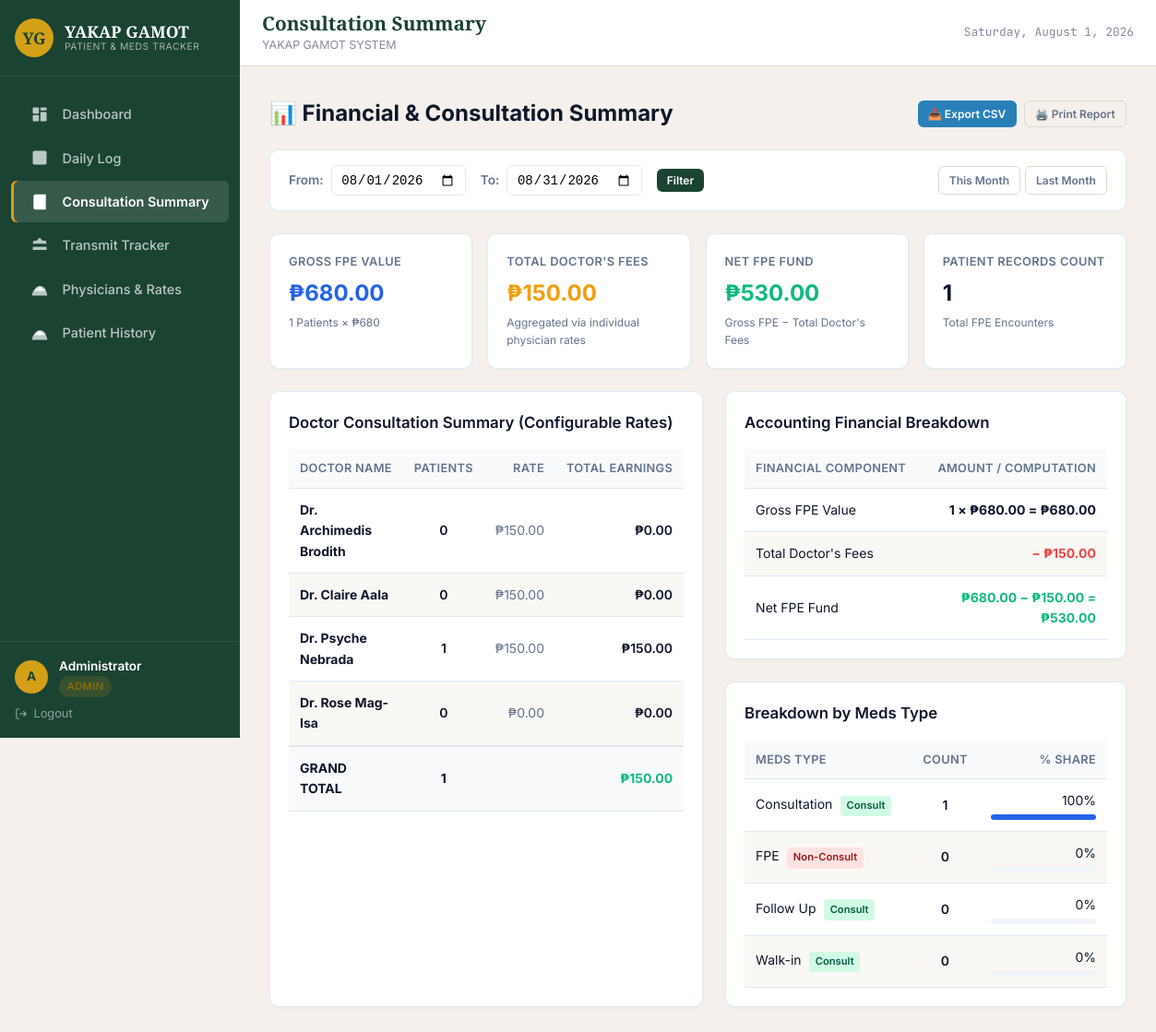
The page /consultation.php (signed in) on the database its author committed.
### tables this page shows
CREATE TABLE IF NOT EXISTS `physicians` (
    `physician_id` INT AUTO_INCREMENT PRIMARY KEY,
    `physician_name` VARCHAR(255) NOT NULL,
    `consultation_rate` DECIMAL(10,2) NOT NULL DEFAULT 0.00,
    `is_active` TINYINT(1) NOT NULL DEFAULT 1,
    `created_at` TIMESTAMP DEFAULT CURRENT_TIMESTAMP
);

### config.php (called while the page is built, shortened)
<?php
function h($str) {
    return htmlspecialchars($str, ENT_QUOTES, 'UTF-8');
}

### consultation.php (the view, shortened to what this page needs)
<?php
require_once 'config.php';
$fpe_gross_rate = 680.00;
$start_date = $_GET['start_date'] ?? date('Y-m-01');
$end_date   = $_GET['end_date']   ?? date('Y-m-t');
$stmt = $conn->prepare("
    SELECT
        p.physician_id,
        p.physician_name,
        p.consultation_rate,
        p.is_active,
        COUNT(dr.record_id) AS patient_count
    FROM physicians p
    LEFT JOIN daily_records dr ON p.physician_id = dr.physician_id AND dr.record_date BETWEEN ? AND ?
    GROUP BY p.physician_id
    ORDER BY p.is_active DESC, p.physician_name
");
$stmt->bind_param("ss", $start_date, $end_date);
$stmt->execute();
$physicians_result = $stmt->get_result()->fetch_all(MYSQLI_ASSOC);
$overall_stmt = $conn->prepare("SELECT COUNT(*) AS overall_count FROM daily_records WHERE record_date BETWEEN ? AND ?");
$overall_stmt->bind_param("ss", $start_date, $end_date);
$overall_stmt->execute();
$overall_count = (int)$overall_stmt->get_result()->fetch_assoc()['overall_count'];
$total_doctors_fees = 0.00;
foreach ($physicians_result as $doc) {
    $p_count = (int)$doc['patient_count'];
    $p_rate  = (float)$doc['consultation_rate'];
    $total_doctors_fees += ($p_count * $p_rate);
}
$gross_fpe_value = $overall_count * $fpe_gross_rate;
$net_fpe_fund = $gross_fpe_value - $total_doctors_fees;
$meds_breakdown = $conn->prepare("
    SELECT
        mt.meds_type_name,
        mt.is_consultation,
        COUNT(dr.record_id) AS cnt
    FROM meds_types mt
    LEFT JOIN daily_records dr ON mt.meds_type_id = dr.meds_type_id AND dr.record_date BETWEEN ? AND ?
    GROUP BY mt.meds_type_id
    ORDER BY cnt DESC
");
$meds_breakdown->bind_param("ss", $start_date, $end_date);
$meds_breakdown->execute();
$meds_result = $meds_breakdown->get_result()->fetch_all(MYSQLI_ASSOC);
include 'includes/header.php';
?>
<div class="dashboard-container">
    <header class="header-bar">
        <h2>📊 Financial &amp; Consultation Summary</h2>
        <div class="header-actions">
            <a href="?start_date=<?= h($start_date) ?>&end_date=<?= h($end_date) ?>&export=csv" class="btn btn-blue btn-sm">📥 Export CSV</a>
            <button onclick="window.print()" class="btn btn-sm btn-outline">🖨️ Print Report</button>
        </div>
    </header>
    <section class="filter-card">
        <form class="filter-form-grid" method="get" action="consultation.php">
            <div class="filter-group">
                <label for="start_date">From:</label>
                <input type="date" id="start_date" name="start_date" value="<?= h($start_date) ?>">
            </div>
            <div class="filter-group">
                <label for="end_date">To:</label>
                <input type="date" id="end_date" name="end_date" value="<?= h($end_date) ?>">
            </div>
            <button type="submit" class="btn btn-primary btn-sm">Filter</button>
            <div style="margin-left: auto;">
                <a href="consultation.php?start_date=<?= date('Y-m-01') ?>&end_date=<?= date('Y-m-t') ?>" class="btn btn-sm btn-outline">This Month</a>
                <a href="consultation.php?start_date=<?= date('Y-m-01', strtotime('-1 month')) ?>&end_date=<?= date('Y-m-t', strtotime('-1 month')) ?>" class="btn btn-sm btn-outline">Last Month</a>
            </div>
        </form>
    </section>
    <section class="kpi-grid">
        <div class="kpi-card">
            <div class="kpi-title">Gross FPE Value</div>
            <div class="kpi-value" style="color: var(--primary);">₱<?= number_format($gross_fpe_value, 2) ?></div>
            <div class="kpi-subtext"><?= number_format($overall_count) ?> Patients × ₱<?= number_format($fpe_gross_rate, 0) ?></div>
        </div>
        <div class="kpi-card">
            <div class="kpi-title">Total Doctor's Fees</div>
            <div class="kpi-value" style="color: var(--warning);">₱<?= number_format($total_doctors_fees, 2) ?></div>
            <div class="kpi-subtext">Aggregated via individual physician rates</div>
        </div>
        <div class="kpi-card">
            <div class="kpi-title">Net FPE Fund</div>
            <div class="kpi-value" style="color: var(--success);">₱<?= number_format($net_fpe_fund, 2) ?></div>
            <div class="kpi-subtext">Gross FPE − Total Doctor's Fees</div>
        </div>
        <div class="kpi-card">
            <div class="kpi-title">Patient Records Count</div>
            <div class="kpi-value"><?= number_format($overall_count) ?></div>
            <div class="kpi-subtext">Total FPE Encounters</div>
        </div>
    </section>
    <div class="content-grid">
        <section class="card-panel">
            <h3>Doctor Consultation Summary (Configurable Rates)</h3>
            <div style="overflow-x: auto;">
                <table class="modern-table">
                    <thead>
                        <tr>
                            <th>Doctor Name</th>
                            <th style="text-align: center;">Patients</th>
                            <th style="text-align: right;">Rate</th>
                            <th style="text-align: right;">Total Earnings</th>
                        </tr>
                    </thead>
                    <tbody>
                        <?php
                        $grand_consult_patients = 0;
                        $grand_total_earnings = 0.00;
                        if (empty($physicians_result)):
                        ?>
                            <tr><td colspan="4" style="text-align:center; color: var(--text-secondary);">No records found.</td></tr>
                        <?php else: foreach ($physicians_result as $row):
                            $doc_patients = (int)$row['patient_count'];
                            $doc_rate = (float)$row['consultation_rate'];
                            $doc_earnings = $doc_patients * $doc_rate;
                            $grand_consult_patients += $doc_patients;
                            $grand_total_earnings += $doc_earnings;
                        ?>
                            <tr>
                                <td>
                                    <strong><?= h($row['physician_name']) ?></strong>
                                </td>
                                <td style="text-align: center; font-weight: 600;"><?= $doc_patients ?></td>
                                <td style="text-align: right; color: var(--text-secondary);">₱<?= number_format($doc_rate, 2) ?></td>
                                <td style="text-align: right; font-weight: 600;">₱<?= number_format($doc_earnings, 2) ?></td>
                            </tr>
                        <?php endforeach; endif; ?>
                    </tbody>
                    <tfoot>
                        <tr>
                            <td>GRAND TOTAL</td>
                            <td style="text-align: center;"><?= number_format($grand_consult_patients) ?></td>
                            <td></td>
                            <td style="text-align: right; color: var(--success);">₱<?= number_format($grand_total_earnings, 2) ?></td>
                        </tr>
                    </tfoot>
                </table>
            </div>
        </section>
        <div>
            <section class="card-panel">
                <h3>Accounting Financial Breakdown</h3>
                <table class="modern-table">
                    <thead>
                        <tr>
                            <th>Financial Component</th>
                            <th style="text-align: right;">Amount / Computation</th>
                        </tr>
                    </thead>
                    <tbody>
                        <tr>
                            <td>Gross FPE Value</td>
                            <td style="text-align: right;"><strong><?= number_format($overall_count) ?> × ₱<?= number_format($fpe_gross_rate, 2) ?> = ₱<?= number_format($gross_fpe_value, 2) ?></strong></td>
                        </tr>
                        <tr>
                            <td>Total Doctor's Fees</td>
                            <td style="text-align: right; color: var(--danger);"><strong>− ₱<?= number_format($total_doctors_fees, 2) ?></strong></td>
                        </tr>
                        <tr>
                            <td>Net FPE Fund</td>
                            <td style="text-align: right;"><strong style="color: var(--success);">₱<?= number_format($gross_fpe_value, 2) ?> − ₱<?= number_format($total_doctors_fees, 2) ?> = ₱<?= number_format($net_fpe_fund, 2) ?></strong></td>
                        </tr>
                    </tbody>
                </table>
            </section>
            <section class="card-panel">
                <h3>Breakdown by Meds Type</h3>
                <table class="modern-table">
                    <thead>
                        <tr>
                            <th>Meds Type</th>
                            <th style="text-align: center;">Count</th>
                            <th style="text-align: right; width: 35%;">% Share</th>
                        </tr>
                    </thead>
                    <tbody>
                        <?php foreach ($meds_result as $mb):
                            $pct = $overall_count > 0 ? round(((int)$mb['cnt'] / $overall_count) * 100, 1) : 0;
                        ?>
                        <tr>
                            <td>
                                <?= h($mb['meds_type_name']) ?>
                                <span class="badge-tag <?= $mb['is_consultation'] ? 'badge-success' : 'badge-danger' ?>">
                                    <?= $mb['is_consultation'] ? 'Consult' : 'Non-Consult' ?>
                                </span>
                            </td>
                            <td style="text-align: center; font-weight: 600;"><?= (int)$mb['cnt'] ?></td>
                            <td style="text-align: right;">
                                <div><?= $pct ?>%</div>
                                <div class="progress-track">
                                    <div class="progress-bar" style="width: <?= $pct ?>%;"></div>
                                </div>
                            </td>
                        </tr>
                        <?php endforeach; ?>
                    </tbody>
                </table>
            </section>
        </div>
    </div>
</div>
<?php include 'includes/footer.php'; ?>

### css/style.css (style rules this page uses)
:root { --brand-primary: #1B4332; --brand-primary-light: #2D6A4F; --brand-accent: #D4A017; --brand-accent-light: #E8C547; --bg-app: #F5F0EB; --bg-card: #FFFFFF; --text-primary: #1A1A2E; --text-secondary: #5A5A7A; --text-muted: #8A8AA0; --success: #2D6A4F; --warning: #D4A017; --danger: #C1292E; --border: #E0D8D0; --sidebar-width: 260px; --sidebar-collapsed: 72px; --font-heading: 'Playfair Display', Georgia, 'Times New Roman', serif; --font-body: 'Inter', -apple-system, BlinkMacSystemFont, 'Segoe UI', sans-serif; --font-mono: 'JetBrains Mono', 'Fira Code', 'Cascadia Code', monospace; --radius-sm: 6px; --radius-md: 10px; --radius-lg: 14px; --shadow-sm: 0 1px 3px rgba(0,0,0,0.06); --shadow-md: 0 4px 12px rgba(0,0,0,0.08); --shadow-lg: 0 8px 24px rgba(0,0,0,0.12); }
*, *::before, *::after { box-sizing: border-box; margin: 0; padding: 0; }
html { scroll-behavior: smooth; }
body { font-family: var(--font-body); background: var(--bg-app); color: var(--text-primary); line-height: 1.6; min-height: 100vh; display: flex; }
a { text-decoration: none; color: inherit; }
table { width: 100%; border-collapse: collapse; font-size: 0.85rem; }
table thead th { background: var(--brand-primary); color: #fff; padding: 0.65rem 0.6rem; text-align: left; font-weight: 600; font-size: 0.8rem; text-transform: uppercase; letter-spacing: 0.3px; white-space: nowrap; position: sticky; top: 0; }
table tbody tr { border-bottom: 1px solid var(--border); transition: background 0.15s; }
table tbody tr:nth-child(even) { background: #FAF8F5; }
table td { padding: 0.55rem 0.6rem; vertical-align: middle; }
.btn { display: inline-flex; align-items: center; justify-content: center; gap: 0.35rem; padding: 0.45rem 1rem; border: none; border-radius: var(--radius-sm); cursor: pointer; font-family: var(--font-body); font-size: 0.82rem; font-weight: 600; transition: all 0.2s; white-space: nowrap; }
.btn-primary { background: var(--brand-primary); color: #fff; }
.btn-blue { background: #2980b9; color: #fff; }
.btn-outline { background: transparent; color: var(--text-secondary); border: 1px solid var(--border); }
.btn-sm { padding: 0.3rem 0.7rem; font-size: 0.75rem; }
.badge-success { background: rgba(45,106,79,0.12); color: var(--success); }
.badge-danger { background: rgba(193,41,46,0.12); color: var(--danger); }

### rows shown on the page
physicians: physician_name "Dr. Archimedis Brodith", doc_patients "0", consultation_rate "150.00", doc_earnings "0.00"
physicians: physician_name "Dr. Claire Aala", doc_patients "0", consultation_rate "150.00", doc_earnings "0.00"
physicians: physician_name "Dr. Psyche Nebrada", doc_patients "1", consultation_rate "150.00"
physicians: physician_name "Dr. Rose Mag-Isa", doc_patients "0", consultation_rate "0.00"

### other values the page prints
user_initial($auth_user) "A"
$auth_user "Administrator"
$auth_role "ADMIN"
$page_title_text "Consultation Summary"
$gross_fpe_value "680.00"
$overall_count "1"
$fpe_gross_rate "680"
$total_doctors_fees "150.00"
$net_fpe_fund "530.00"
$grand_consult_patients "1"
$grand_total_earnings "150.00"
$fpe_gross_rate "680.00"
$mb['meds_type_name'] "Consultation"
$mb['cnt'] "1"
$pct "100"
